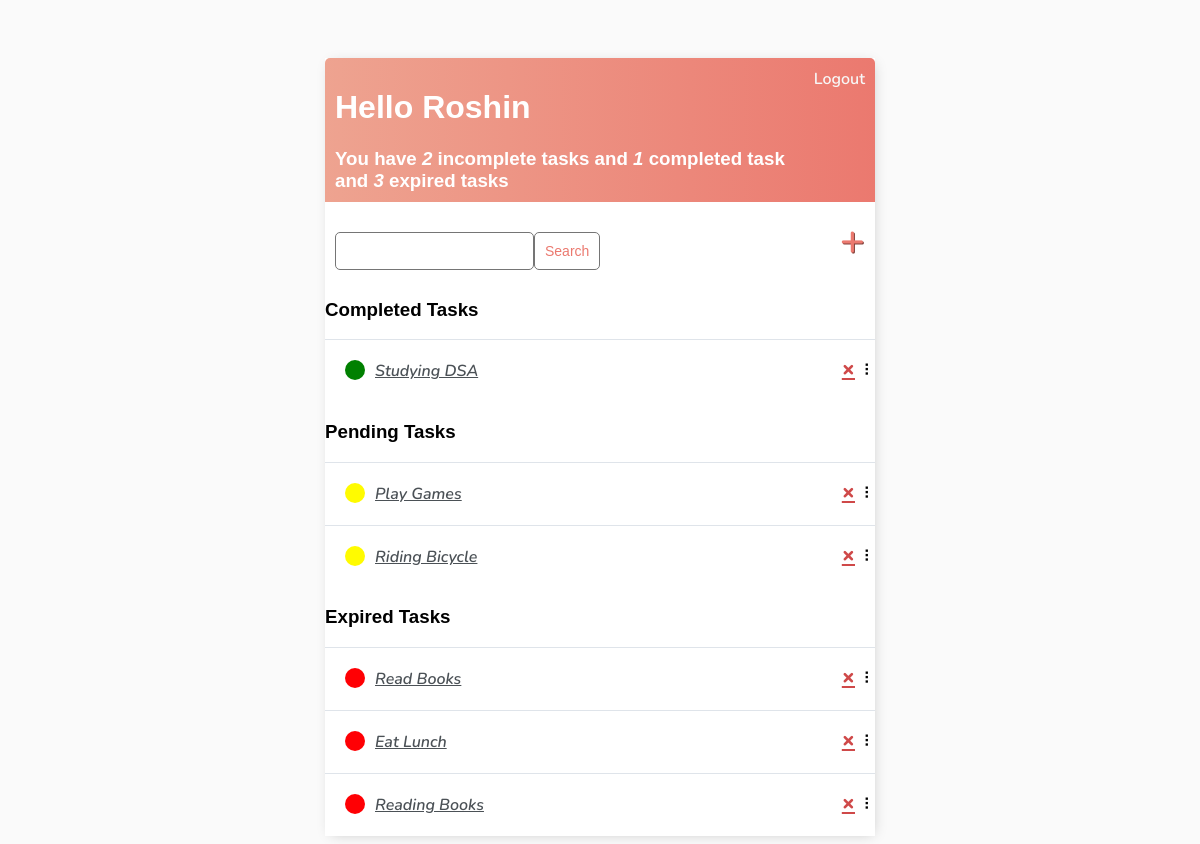
/ (signed in), run on the app's committed database.
### base/models.py (models this page shows, shortened)
class Task(models.Model):
    STATUS_CHOICES = [
        ('completed', 'Completed'),
        ('pending', 'Pending'),
        ('expired', 'Expired'),
    ]
    user = models.ForeignKey(
        User, on_delete=models.CASCADE, null=True, blank=True)
    title = models.CharField(max_length=200)
    description = models.TextField(null=True, blank=True)
    status = models.CharField(max_length=20, choices=STATUS_CHOICES, default='pending')
    created = models.DateTimeField(auto_now_add=True)
    completion_date = models.DateTimeField(null=True, blank=True)
    def __str__(self):
        return self.title
    class Meta:
        ordering = ['status']

### base/views.py (the view)
class TaskList(LoginRequiredMixin, ListView):
    model = Task
    context_object_name = 'tasks'
    def get_context_data(self, **kwargs):
        context = super().get_context_data(**kwargs)
        context['tasks'] = context['tasks'].filter(user=self.request.user)
        context['countpending'] = context['tasks'].filter(status='pending').count()
        context['countcompleted'] = context['tasks'].filter(status='completed').count()
        context['countexpired'] = context['tasks'].filter(status='expired').count()
        search_input = self.request.GET.get('search-area') or ''
        if search_input:
            context['tasks'] = context['tasks'].filter(
                title__startswith=search_input)
        context['search_input'] = search_input
        return context

### base/templates/base/task_list.html
{% extends 'base/main.html' %}
{% block content %}
<div class = "header-bar">
    <div>
        <h1>
            Hello {{request.user|title}}
        </h1>
        <h3 style="margin:0">
            You have <i>{{countpending}}</i> incomplete task{{ countexpired|pluralize:"s" }} and <i>{{countcompleted}}</i> completed task{{ countcompleted|pluralize:"s" }} and <i>{{countexpired}}</i> expired task{{ countexpired|pluralize:"s" }}
        </h3>
    </div>
    {% if request.user.is_authenticated %}
    <a href = {% url 'logout' %}>Logout</a>
    {% else %}
    <a href = {% url 'login' %}>Login</a>
    {% endif %}
</div>
<div id = "search-add-wrapper">
    <form method = "GET" style="margin-top: 20px; display: flex;">
        <input type = 'text' name = 'search-area' value= {{search_input}}>
        <input class = "button" type = 'submit' value = 'Search'>
    </form>
    <a id="add-link" href = "{% url 'task-create' %}">&#x2b;</a>
</div>
<div id="tasklist" class="task-items-wrapper">
    <h3>Completed Tasks</h3>
    {% for task in tasks %}
    {% if task.status == 'completed' %}
    <div class="task-wrapper" data-position="{{task.pk}}">
        <div class="task-title">
            <div class="task-complete-icon"></div>
            <i><a href="{% url 'task-update' task.id %}">{{task}}</a></i>
        </div>
        <div class="task-controls">
            <a class="delete-link" href="{% url 'task-delete' task.id %}">&#215;</a>
            <span class="handle">&nbsp;&#10247;</span>
        </div>
    </div>
    {% endif %}
    {% empty %}
    <div style="text-align: center; padding-bottom: 10px; line-height: 1em;">
        <h3>No new tasks are created.</h3>
        <h3>Create a <a style="color: #e53935;" href="{% url 'task-create' %}">New task</a> ! </h3>
    </div>
    {% endfor %}
</div>
<div id="tasklist" class="task-items-wrapper">
    <h3>Pending Tasks</h3>
    {% for task in tasks %}
    {% if task.status == 'pending' %}
    <div class="task-wrapper" data-position="{{task.pk}}">
        <div class="task-title">
            <div class="task-pending-icon"></div>
            <i><a href="{% url 'task-update' task.id %}">{{task}}</a></i>
        </div>
        <div class="task-controls">
            <a class="delete-link" href="{% url 'task-delete' task.id %}">&#215;</a>
            <span class="handle">&nbsp;&#10247;</span>
        </div>
    </div>
    {% endif %}
    {% empty %}
    <div style="text-align: center; padding-bottom: 10px; line-height: 1em;">
        <h3>No new tasks are created.</h3>
        <h3>Create a <a style="color: #e53935;" href="{% url 'task-create' %}">New task</a> ! </h3>
    </div>
    {% endfor %}
</div>
<div id="tasklist" class="task-items-wrapper">
    <h3>Expired Tasks</h3>
    {% for task in tasks %}
    {% if task.status == 'expired' %}
    <div class="task-wrapper" data-position="{{task.pk}}">
        <div class="task-title">
            <div class="task-expired-icon"></div>
            <i><a href="{% url 'task-update' task.id %}">{{task}}</a></i>
        </div>
        <div class="task-controls">
            <a class="delete-link" href="{% url 'task-delete' task.id %}">&#215;</a>
            <span class="handle">&nbsp;&#10247;</span>
        </div>
    </div>
    {% endif %}
    {% empty %}
    <div style="text-align: center; padding-bottom: 10px; line-height: 1em;">
        <h3>No new tasks are created.</h3>
        <h3>Create a <a style="color: #e53935;" href="{% url 'task-create' %}">New task</a> ! </h3>
    </div>
    {% endfor %}
</div>
{% endblock content %}

### base/templates/base/main.html (shortened to what this page needs)
<!DOCTYPE html>
<html>
    <head>
    </head>
    <body>
        <div class="container">
            {% block content %}
            {% endblock content %}
        </div>
    </body>
</html>

### base/templates/base/main.html (style rules this page uses)
body { background-color: #fafafa; font-family: 'Nunito', sans-serif; padding-top: 50px; }
h1, h2, h3, h4, h5, h6 { font-family: 'Raleway', sans-serif; }
a, p { color:#4b5156 }
a { font-weight: 600; }
.container { max-width: 550px; margin: auto; background-color: #fff; -webkit-box-shadow: 2px 2px 13px -4px rgba(0, 0, 0, 0.21); box-shadow:2px 2px 13px -4px rgba(0, 0, 0 , 0.21); }
input { outline: none; border: none; }
.header-bar { display: flex; justify-content: space-between; color: #fff; padding: 10px; border-radius: 5px 5px 0 0; background: linear-gradient(90deg, #eea390 0%, #eb796f 100%); }
.header-bar a { color: rgb(247, 247, 247); text-decoration: none; }
.task-wrapper { display: flex; align-items: center; justify-content: space-between; background-color: #fff; border-top: 1px solid #dfe4ea; overflow: hidden; }
.task-title { display: flex; padding: 20px; }
.task-title a { color: #4b5156; margin-left: 10px; }
.task-complete-icon { height: 20px; width: 20px; background-color: green; border-radius:50%; }
.task-pending-icon { height: 20px; width: 20px; background-color:rgb(255, 251, 0); border-radius:50%; }
.task-expired-icon { height: 20px; width: 20px; background-color:rgb(255, 0, 4); border-radius:50%; }
.delete-link { font-weight:900; color: #cf4949; font-size:22px; line-height:0; }
#search-add-wrapper { display: flex; justify-content: space-between; align-items: center; padding: 10px; }
#add-link { color:#eb796f; text-decoration: none; font-size: 42px; text-shadow: 1px 1px #81413b; }
input[type=text], input[type=password], textarea { border: 1px solid #757575; border-radius: 5px; padding: 10px; width: 90%; }
::placeholder { font-weight: 300; opacity: 0.5; }
.button { border: 1px solid #757575; background-color: #FFF; color: #EB796F; padding: 10px; font-size: 14px; border-radius: 5px; cursor: pointer; }

### data on the page
Task: title "Studying DSA"
Task: title "Play Games"
Task: title "Riding Bicycle"
Task: title "Read Books"
Task: title "Eat Lunch"
Task: title "Reading Books"

### other printed values
{{ request.user|title }} "Roshin"
{{ countpending }} "2"
{{ countcompleted }} "1"
{{ countexpired }} "3"
